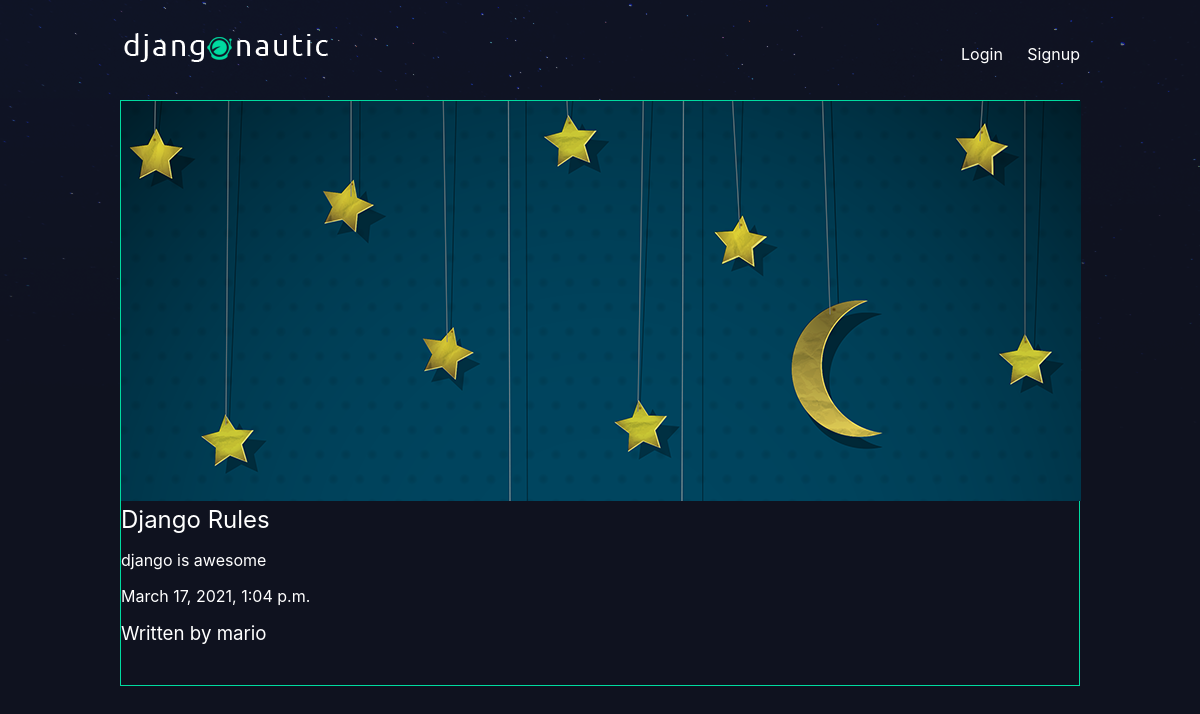
Screenshot of /articles/django-rules/ with the database file from the repository.
### articles/models.py (models this page shows, shortened)
class Article(models.Model):
 title = models.CharField(max_length = 100)
 slug = models.SlugField()
 body = models.TextField()
 date = models.DateTimeField(auto_now_add = True)
 thumb = models.ImageField(default='default.png', blank=True)
 author = models.ForeignKey(User, on_delete=models.CASCADE, default=None)

### articles/views.py (the view)
# urls.py: url(r'^(?P<slug>[\w-]+)/$', views.article_detail, name='detail'),
def article_detail(request, slug):
 article = Article.objects.get(slug=slug)
 return render(request, 'articles/article_detail.html', { 'article': article })

### articles/templates/articles/article_detail.html
{% extends 'base_layout.html' %}#
{% block content %}
 <div class="article_detail">
  <div class="article">
   <img src="{{ article.thumb.url }}" />
   <h2>{{ article.title }}</h2>
   <p>{{ article.body }}</p>
   <p>{{ article.date }}</p>
   <h3>Written by {{ article.author.username }}</h3>
  </div>
 </div>
{% endblock %}

### static/styles.css (style rules this page uses)
body { background-color: #0f121f; background-image: url(/static/stars.png); background-repeat: no-repeat; color: #fff; }
body * { font-family: -apple-system, BlinkMacSystemFont, "Segoe UI", Roboto, Oxygen, Ubuntu, Cantarell, "Open Sans", "Helvetica Neue", sans-serif; }
h1, h2, h3, h4, h5 { font-weight: normal; margin: 0; }
.article { padding: 0; border: 1px solid #00dba0; position: relative; padding-bottom: 40px; }

### rows the page displays
Article: thumb (picture), title "Django Rules", body "django is awesome", date "March 17, 2021, 1:04 p.m.", author.username "mario"
